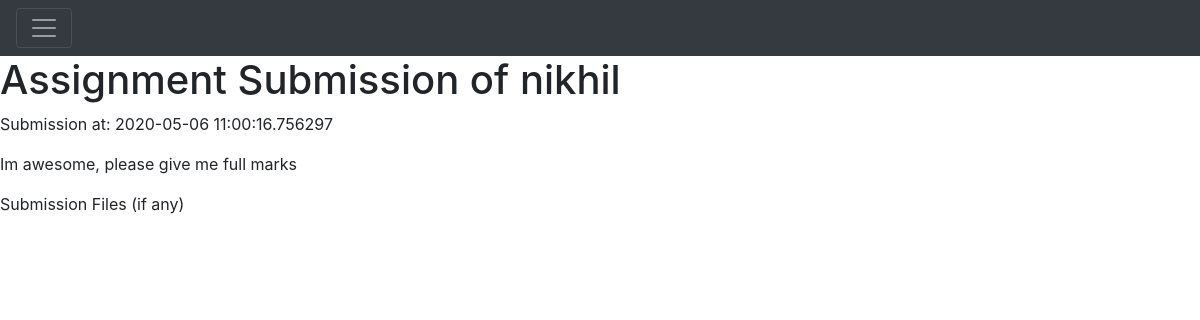
Before: /assignmentSubmission/detail/1 (signed in) with the older database file.
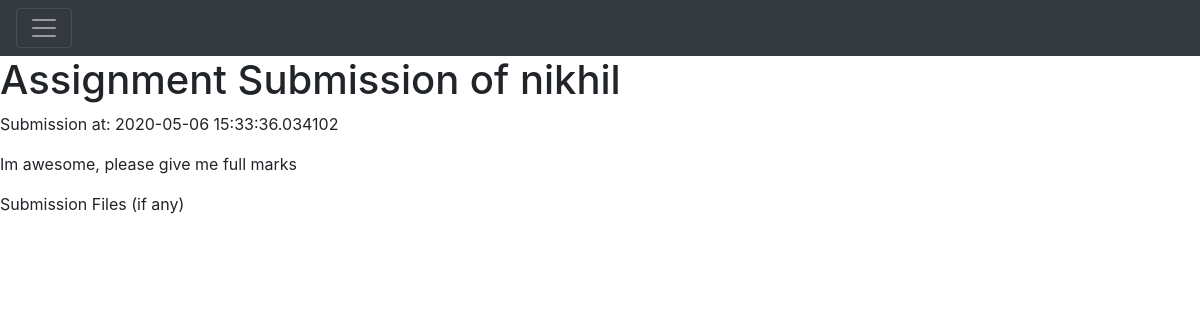
After: the same page with the newer database file.
### Application/models.py (models this page shows)
class AssignmentSubmission(db.Model):
    __tablename__ = "assignment_submissions"
    assignmentSubmissionId = db.Column(
        db.Integer,
        primary_key=True,
        autoincrement=True
    )
    submissionTime = db.Column(db.DateTime, default=datetime.datetime.utcnow())
    assignmentId = db.Column(db.Integer, db.ForeignKey('assignments.assignmentId'))
    assignment = relationship("Assignment")
    assignmentGrade = db.Column(db.String(20))
    userId = db.Column(db.Integer, db.ForeignKey('users.userId'))
    user = relationship("User")
    comment = db.Column(db.String(500))
    gradeReceived = db.Column(
        db.String(10)
    )

### Application/assignment_submissions.py (the view)
@app.route('/assignmentSubmission/detail/<id>')
@authenticate
def assignmentSubmissionDetail(id):
    print(id)
    assignmentSubmissionId = escape(id)
    submission = models.AssignmentSubmission.query.filter_by(assignmentSubmissionId=assignmentSubmissionId).first()
    return render_template('assignment_submission_detail.html',submission=submission)

### Application/templates/assignment_submission_detail.html (shortened to what this page needs)
{% extends 'main.html' %}
{% block head %}
{{ super() }}
{% endblock %}
{% block body %}
{{ super() }}
    <h1>Assignment Submission of {{ submission.user.name }} </h1>
    <p> Submission at: {{ submission.submissionTime  }} </p>
    <p> {{ submission.comment }}</p>
    <p> Submission Files (if any)</p>
{% endblock %}

Changed rows visible on the page:
changed AssignmentSubmission "Im awesome, please give me full marks": submissionTime "2020-05-06 11:00:16.756297" → "2020-05-06 15:33:36.034102"
